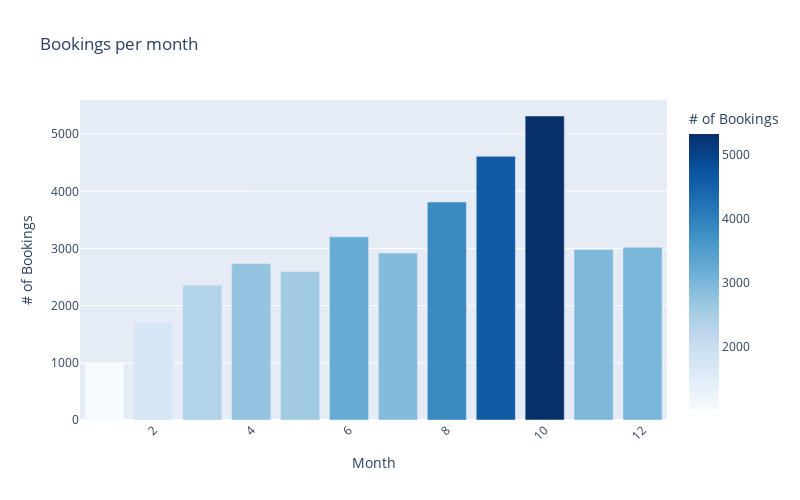

The cell this chart's notebook holds for it:
### Code cell
# value counts for bookings per month
monthly_bookings = hotel_df['arrival_month'].value_counts().sort_index().reset_index()
monthly_bookings.columns = ['Month', 'Number of Bookings']

fig = px.bar(
    monthly_bookings,
    x='Month',
    y='Number of Bookings',
    color='Number of Bookings',
    color_continuous_scale='blues',
    labels={'Number of Bookings': '# of Bookings'},
    title='Bookings per month'
)

fig.update_layout(
    xaxis=dict(title='Month'),
    yaxis=dict(title='# of Bookings'),
    xaxis_tickangle=-45,
    bargap=0.2,
    height=500,
    width=800
)

fig.show()

### Figure 1 — Plotly figure (JSON) as saved in the notebook; plotly's stock layout.template omitted (floating-point values rounded to 4 significant figures)
{"data": [{"alignmentgroup": "True", "hovertemplate": "Month=%{x}<br># of Bookings=%{marker.color}<extra></extra>", "legendgroup": "", "marker": {"color": [1014, 1704, 2358, 2736, 2598, 3203, 2920, 3813, 4611, 5317, 2980, 3021], "coloraxis": "coloraxis", "pattern": {"shape": ""}}, "name": "", "offsetgroup": "", "orientation": "v", "showlegend": false, "textposition": "auto", "type": "bar", "x": [1, 2, 3, 4, 5, 6, 7, 8, 9, 10, 11, 12], "xaxis": "x", "y": [1014, 1704, 2358, 2736, 2598, 3203, 2920, 3813, 4611, 5317, 2980, 3021], "yaxis": "y"}], "layout": {"bargap": 0.2, "barmode": "relative", "coloraxis": {"colorbar": {"title": {"text": "# of Bookings"}}, "colorscale": [[0, "rgb(247,251,255)"], [0.125, "rgb(222,235,247)"], [0.25, "rgb(198,219,239)"], [0.375, "rgb(158,202,225)"], [0.5, "rgb(107,174,214)"], [0.625, "rgb(66,146,198)"], [0.75, "rgb(33,113,181)"], [0.875, "rgb(8,81,156)"], [1, "rgb(8,48,107)"]]}, "height": 500, "legend": {"tracegroupgap": 0}, "title": {"text": "Bookings per month"}, "width": 800, "xaxis": {"anchor": "y", "domain": [0, 1], "tickangle": -45, "title": {"text": "Month"}}, "yaxis": {"anchor": "x", "domain": [0, 1], "title": {"text": "# of Bookings"}}}}
